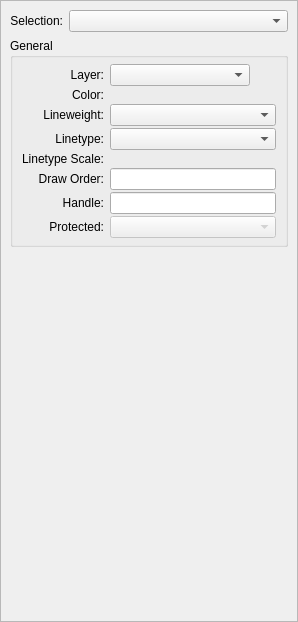
<?xml version="1.0" encoding="UTF-8"?>
<ui version="4.0">
 <class>PropertyEditor</class>
 <widget class="QScrollArea" name="PropertyEditor">
  <property name="geometry">
   <rect>
    <x>0</x>
    <y>0</y>
    <width>298</width>
    <height>622</height>
   </rect>
  </property>
  <property name="windowTitle">
   <string notr="true"/>
  </property>
  <property name="verticalScrollBarPolicy">
   <enum>Qt::ScrollBarAsNeeded</enum>
  </property>
  <property name="widgetResizable">
   <bool>true</bool>
  </property>
  <property name="alignment">
   <set>Qt::AlignJustify|Qt::AlignTop</set>
  </property>
  <widget class="QWidget" name="ScrollArea">
   <property name="geometry">
    <rect>
     <x>0</x>
     <y>0</y>
     <width>296</width>
     <height>620</height>
    </rect>
   </property>
   <layout class="QVBoxLayout" name="verticalLayout_2">
    <item>
     <layout class="QHBoxLayout" name="horizontalLayout" stretch="0,1">
      <item>
       <widget class="QLabel" name="label_2">
        <property name="text">
         <string>Selection:</string>
        </property>
        <property name="alignment">
         <set>Qt::AlignRight|Qt::AlignTrailing|Qt::AlignVCenter</set>
        </property>
       </widget>
      </item>
      <item>
       <widget class="QComboBox" name="Selection">
        <property name="sizePolicy">
         <sizepolicy hsizetype="Ignored" vsizetype="Fixed">
          <horstretch>0</horstretch>
          <verstretch>0</verstretch>
         </sizepolicy>
        </property>
        <property name="minimumSize">
         <size>
          <width>50</width>
          <height>0</height>
         </size>
        </property>
        <property name="focusPolicy">
         <enum>Qt::ClickFocus</enum>
        </property>
       </widget>
      </item>
     </layout>
    </item>
    <item>
     <widget class="QGroupBox" name="General">
      <property name="title">
       <string>General</string>
      </property>
      <layout class="QGridLayout" name="GeneralLayout" columnstretch="0,1,0">
       <property name="topMargin">
        <number>6</number>
       </property>
       <property name="bottomMargin">
        <number>6</number>
       </property>
       <property name="verticalSpacing">
        <number>2</number>
       </property>
       <item row="0" column="0">
        <widget class="QLabel" name="LabelLayer">
         <property name="text">
          <string notr="true">Layer:</string>
         </property>
         <property name="alignment">
          <set>Qt::AlignRight|Qt::AlignTrailing|Qt::AlignVCenter</set>
         </property>
        </widget>
       </item>
       <item row="1" column="0">
        <widget class="QLabel" name="LabelColor">
         <property name="text">
          <string notr="true">Color:</string>
         </property>
         <property name="alignment">
          <set>Qt::AlignRight|Qt::AlignTrailing|Qt::AlignVCenter</set>
         </property>
        </widget>
       </item>
       <item row="6" column="0">
        <widget class="QLabel" name="LabelHandle">
         <property name="text">
          <string>Handle:</string>
         </property>
         <property name="alignment">
          <set>Qt::AlignRight|Qt::AlignTrailing|Qt::AlignVCenter</set>
         </property>
        </widget>
       </item>
       <item row="6" column="1" colspan="2">
        <widget class="QLineEdit" name="Handle">
         <property name="readOnly">
          <bool>true</bool>
         </property>
        </widget>
       </item>
       <item row="0" column="1">
        <widget class="QComboBox" name="Layer">
         <property name="sizePolicy">
          <sizepolicy hsizetype="Ignored" vsizetype="Fixed">
           <horstretch>0</horstretch>
           <verstretch>0</verstretch>
          </sizepolicy>
         </property>
         <property name="minimumSize">
          <size>
           <width>50</width>
           <height>0</height>
          </size>
         </property>
         <property name="focusPolicy">
          <enum>Qt::ClickFocus</enum>
         </property>
        </widget>
       </item>
       <item row="1" column="1" colspan="2">
        <widget class="RColorCombo" name="Color" native="true">
         <property name="sizePolicy">
          <sizepolicy hsizetype="Ignored" vsizetype="Fixed">
           <horstretch>0</horstretch>
           <verstretch>0</verstretch>
          </sizepolicy>
         </property>
         <property name="minimumSize">
          <size>
           <width>50</width>
           <height>0</height>
          </size>
         </property>
         <property name="focusPolicy">
          <enum>Qt::ClickFocus</enum>
         </property>
         <property name="onlyFixed" stdset="0">
          <bool>false</bool>
         </property>
         <property name="showAlphaChannel" stdset="0">
          <bool>false</bool>
         </property>
         <property name="color" stdset="0">
          <color>
           <red>0</red>
           <green>0</green>
           <blue>0</blue>
          </color>
         </property>
        </widget>
       </item>
       <item row="5" column="1" colspan="2">
        <widget class="QLineEdit" name="DrawOrder"/>
       </item>
       <item row="0" column="2">
        <widget class="QToolButton" name="MoveToNewLayer">
         <property name="toolTip">
          <string>Move Selection to a New Layer</string>
         </property>
         <property name="icon">
          <iconset>
           <normaloff>AddLayer.svg</normaloff>AddLayer.svg</iconset>
         </property>
         <property name="iconSize">
          <size>
           <width>12</width>
           <height>12</height>
          </size>
         </property>
         <property name="autoRaise">
          <bool>true</bool>
         </property>
        </widget>
       </item>
       <item row="4" column="1" colspan="2">
        <widget class="RMathLineEdit" name="LinetypeScale" native="true">
         <property name="angle" stdset="0">
          <bool>false</bool>
         </property>
         <property name="defaultUnit" stdset="0">
          <number>0</number>
         </property>
        </widget>
       </item>
       <item row="5" column="0">
        <widget class="QLabel" name="LabelDrawOrder">
         <property name="text">
          <string notr="true">Draw Order:</string>
         </property>
         <property name="alignment">
          <set>Qt::AlignRight|Qt::AlignTrailing|Qt::AlignVCenter</set>
         </property>
        </widget>
       </item>
       <item row="3" column="1" colspan="2">
        <widget class="RLinetypeCombo" name="Linetype">
         <property name="sizePolicy">
          <sizepolicy hsizetype="Ignored" vsizetype="Fixed">
           <horstretch>0</horstretch>
           <verstretch>0</verstretch>
          </sizepolicy>
         </property>
         <property name="minimumSize">
          <size>
           <width>50</width>
           <height>0</height>
          </size>
         </property>
         <property name="focusPolicy">
          <enum>Qt::ClickFocus</enum>
         </property>
         <property name="onlyFixed" stdset="0">
          <bool>false</bool>
         </property>
        </widget>
       </item>
       <item row="4" column="0">
        <widget class="QLabel" name="LabelLinetypeScale">
         <property name="text">
          <string>Linetype Scale:</string>
         </property>
        </widget>
       </item>
       <item row="3" column="0">
        <widget class="QLabel" name="LabelLinetype">
         <property name="text">
          <string notr="true">Linetype:</string>
         </property>
         <property name="alignment">
          <set>Qt::AlignRight|Qt::AlignTrailing|Qt::AlignVCenter</set>
         </property>
        </widget>
       </item>
       <item row="2" column="0">
        <widget class="QLabel" name="LabelLineweight">
         <property name="text">
          <string notr="true">Lineweight:</string>
         </property>
         <property name="alignment">
          <set>Qt::AlignRight|Qt::AlignTrailing|Qt::AlignVCenter</set>
         </property>
        </widget>
       </item>
       <item row="2" column="1" colspan="2">
        <widget class="RLineweightCombo" name="Lineweight">
         <property name="sizePolicy">
          <sizepolicy hsizetype="Ignored" vsizetype="Fixed">
           <horstretch>0</horstretch>
           <verstretch>0</verstretch>
          </sizepolicy>
         </property>
         <property name="minimumSize">
          <size>
           <width>50</width>
           <height>0</height>
          </size>
         </property>
         <property name="focusPolicy">
          <enum>Qt::TabFocus</enum>
         </property>
         <property name="onlyFixed" stdset="0">
          <bool>false</bool>
         </property>
        </widget>
       </item>
       <item row="7" column="0">
        <widget class="QLabel" name="LabelProtected">
         <property name="text">
          <string>Protected:</string>
         </property>
         <property name="alignment">
          <set>Qt::AlignRight|Qt::AlignTrailing|Qt::AlignVCenter</set>
         </property>
        </widget>
       </item>
       <item row="7" column="1" colspan="2">
        <widget class="QComboBox" name="Protected">
         <property name="enabled">
          <bool>false</bool>
         </property>
        </widget>
       </item>
      </layout>
     </widget>
    </item>
    <item>
     <spacer name="verticalSpacer">
      <property name="orientation">
       <enum>Qt::Vertical</enum>
      </property>
      <property name="sizeHint" stdset="0">
       <size>
        <width>20</width>
        <height>94</height>
       </size>
      </property>
     </spacer>
    </item>
   </layout>
  </widget>
 </widget>
 <customwidgets>
  <customwidget>
   <class>RMathLineEdit</class>
   <extends>QWidget</extends>
   <header>rmathlineedit.h</header>
  </customwidget>
  <customwidget>
   <class>RColorCombo</class>
   <extends>QWidget</extends>
   <header>rcolorcombo.h</header>
  </customwidget>
  <customwidget>
   <class>RLineweightCombo</class>
   <extends>QComboBox</extends>
   <header>RLineweightCombo.h</header>
  </customwidget>
  <customwidget>
   <class>RLinetypeCombo</class>
   <extends>QComboBox</extends>
   <header>RLinetypeCombo.h</header>
  </customwidget>
 </customwidgets>
 <tabstops>
  <tabstop>Selection</tabstop>
  <tabstop>Layer</tabstop>
  <tabstop>MoveToNewLayer</tabstop>
  <tabstop>Color</tabstop>
  <tabstop>Lineweight</tabstop>
  <tabstop>Linetype</tabstop>
  <tabstop>LinetypeScale</tabstop>
  <tabstop>DrawOrder</tabstop>
  <tabstop>Handle</tabstop>
 </tabstops>
 <resources/>
 <connections/>
</ui>
